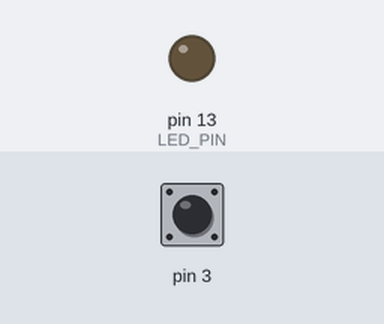
Bench run of a sketch on a simulated Arduino Uno, built with avr-gcc and run on an emulated ATmega328P. Shown: output pins drawn as LEDs (lit = HIGH). The test bench sets the inputs (shaded band); at power-on: pin 3 HIGH. What the sketch prints to the serial monitor is not drawn.

Above: at 1.2 s.
1.3 s: pin 3 pulled LOW for 0.15 s
At 1.36 s:
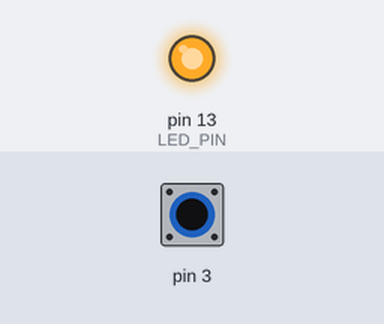
Timing chart, 0 to 4.3 s (numbered marks = the images above; inputs shaded):
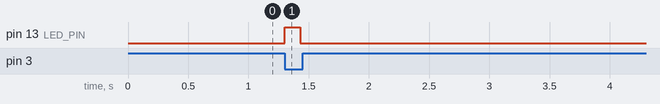

Measured:
- after the input at 1.3 s, pin 13 (LED_PIN): LOW → HIGH at once, → LOW 0.13 s later

The sketch:

IRQ_micros.ino
```cpp
/*
Experiment how interrupts (IRQs) can disrupt the Arduino time count.
If your program use the micros() function to compute statistics, interrupts
can falsify your results.

As the documentation states, micros() relies on interrupts to count.
So no interrupts: no more time count.
https://www.arduino.cc/en/Reference/AttachInterrupt

by: Yoan Tournade
*/
const int LED_PIN = 13;
const long BUSY_N = 100000;
int volatile hasIrq = 0;
unsigned long begintAt = 0;
unsigned long endAt = 0;

void irq() {
  begintAt = micros();
  digitalWrite(LED_PIN, HIGH);
  hasIrq = 1;
  for(long i = 0; i < BUSY_N; i++) { delayMicroseconds(1); }
}

void setup() {
  Serial.begin(9600);
  pinMode(LED_PIN, OUTPUT);
  digitalWrite(LED_PIN, LOW);
  digitalWrite(3, HIGH);
  // Run a long busy-loop in an interrupt routine.
  attachInterrupt(1, irq, FALLING);
}

void loop() {
  digitalWrite(LED_PIN, LOW);
  if(hasIrq) {
    endAt = micros();
    Serial.print("Duration of the busy-loop (during the interrupt): ");
    Serial.print(endAt - begintAt);
    Serial.println(" us");
    // Now run the same long busy-loop and compare the running time.
    begintAt = micros();
    for(long i = 0; i < BUSY_N; i++) { delayMicroseconds(1); }
    endAt = micros();
    Serial.print("Duration of the busy-loop (outside an interrupt): ");
    Serial.print(endAt - begintAt);
    Serial.println(" us");
    hasIrq = 0;
  }
}
```
